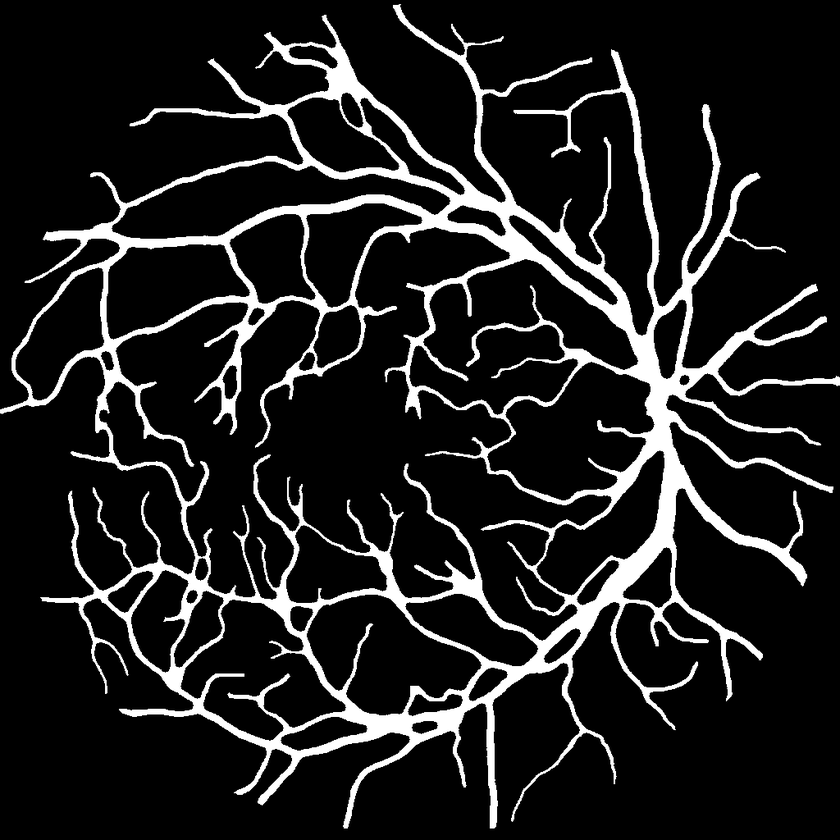
#> input picture outputs/vessel_mask.png, 840 x 840 px, shrunk from 1024 x 1024 before the run
$ python skeletonize_vessels.py --input ../outputs/vessel_mask.png
#> lines starting #> are read from the running program, lines starting #| are printed output that depends on the picture; after the words box and inside, x2 and y2 are one past the last pixel; in counts of white or black regions, pixels touching at a corner belong together
'''
Create a 1-pixel-wide medial-axis skeleton from a filled vessel image.

Pipeline:
1) Load image with skimage.io.imread and convert to grayscale if needed.
2) Create a FILLED vessel mask using Otsu or adaptive thresholding.
3) Morphological cleanup: remove small objects, fill small holes, optional closing.
4) Skeletonization: use skimage.morphology.skeletonize on boolean mask.
5) Post-checks: ensure skeleton pixels are inside vessel mask and detect 2x2 thick blocks.
6) Save `vessel_mask.png`, `skeleton.png`, and `overlay.png`.

Usage:
    python src/skeletonize_vessels.py --input path/to/image.png --outdir outputs

Requirements: numpy, scikit-image
'''
import argparse
import os
import numpy as np
from skimage import io, color, img_as_float, img_as_ubyte
from skimage.filters import threshold_otsu, threshold_local
from skimage.morphology import remove_small_objects, remove_small_holes, binary_closing, disk, square, skeletonize, erosion


def load_image(path):
    img = io.imread(path)
    if img.ndim == 3:
        img = color.rgb2gray(img)
    img = img_as_float(img)
    return img


def make_filled_mask(img, method="otsu", block_size=35, offset=0.0):
    '''
    Create a filled boolean vessel mask (True = vessel interior).
    method: 'otsu' or 'adaptive'
    block_size, offset: used only for adaptive thresholding
    '''
    if method == "otsu":
        thr = threshold_otsu(img)
        mask = img >= thr
    else:
        thr = threshold_local(img, block_size=block_size, offset=offset)
        mask = img >= thr
    return mask.astype(bool)


def morphological_cleanup(mask, min_size=150, hole_size=150, closing_radius=5):
    '''
    Remove small objects, fill small holes, and optionally close small gaps.
    After this step the vessels should be solid, filled regions.
    '''
    cleaned = remove_small_objects(mask, min_size=min_size)
    cleaned = remove_small_holes(cleaned, area_threshold=hole_size)
    if closing_radius and closing_radius > 0:
        selem = disk(closing_radius)
        cleaned = binary_closing(cleaned, selem)
    # Ensure boolean
    return cleaned.astype(bool)


def enforce_single_pixel_width(skel):
    '''
    Remove pixels from 2x2 blocks to enforce strict 1-pixel-wide skeleton.
    Detects 2x2 all-True blocks and removes pixels to break the block
    while preserving connectivity.
    '''
    result = skel.copy()
    height, width = skel.shape

    # Scan for 2x2 blocks and break them
    changed = True
    iterations = 0
    max_iterations = 10

    while changed and iterations < max_iterations:
        changed = False
        iterations += 1

        # Detect 2x2 blocks
        if height > 1 and width > 1:
            a = result[:-1, :-1] & result[1:, :-1] & result[:-1, 1:] & result[1:, 1:]
            if np.any(a):
                changed = True
                # For each 2x2 block, remove the lower-right pixel
                to_remove = np.zeros_like(result, dtype=bool)
                for i in range(height - 1):
                    for j in range(width - 1):
                        if a[i, j]:
                            to_remove[i+1, j+1] = True
                result = result & (~to_remove)

    return result.astype(bool)


def compute_skeleton(vessel_mask):
    '''
    Skeletonize a filled boolean vessel mask using skimage.morphology.skeletonize.
    Input must be boolean; output is boolean skeleton with single-pixel-wide centerlines.
    Then enforce strict 1-pixel width by removing 2x2 blocks.
    '''
    skel = skeletonize(vessel_mask)
    skel = enforce_single_pixel_width(skel)
    return skel.astype(bool)


def check_skeleton(skel, vessel_mask):
    '''
    Run sanity checks on skeleton.
    - Ensure skeleton pixels lie inside vessel_mask.
    - Detect any 2x2 blocks of True in the skeleton (indicates >1-pixel-thick areas).
    Returns a dict of checks and boolean pass/fail.
    '''
    issues = {}
    # Check skeleton is subset of vessel_mask
    outside = np.any(skel & (~vessel_mask))
    issues['skeleton_outside_vessel'] = bool(outside)

    # Detect any 2x2 all-True blocks (a simple test for >1-pixel-wide chunks)
    if skel.size == 0:
        issues['two_by_two_blocks'] = False
    else:
        a = skel[:-1, :-1] & skel[1:, :-1] & skel[:-1, 1:] & skel[1:, 1:]
        issues['two_by_two_blocks'] = bool(np.any(a))

    # Quick thickness check via 3x3 erosion: if any pixel remains after erosion,
    # that indicates there exist 3x3 full-True neighborhoods (rare) — keep as extra info.
    eroded = erosion(skel, square(3))
    issues['has_3x3_all_true'] = bool(np.any(eroded))

    # Count skeleton pixels
    issues['skeleton_pixel_count'] = int(np.count_nonzero(skel))
    return issues


def make_overlay(original_img, skel):
    '''
    Create an RGB overlay showing skeleton in red over the original grayscale image.
    original_img expected float [0,1] grayscale.
    '''
    if original_img.ndim == 2:
        gray = np.clip(original_img, 0.0, 1.0)
        rgb = np.dstack([gray, gray, gray])
    else:
        rgb = original_img.copy()
        if rgb.dtype != float:
            rgb = img_as_float(rgb)

    # Paint skeleton pixels red (R=1,G=0,B=0)
    overlay = rgb.copy()
    overlay[skel, 0] = 1.0
    overlay[skel, 1] = 0.0
    overlay[skel, 2] = 0.0
    return np.clip(overlay, 0.0, 1.0)


def save_binary_image(path, arr_bool):
    # Save boolean as 0/255 uint8 image
    img = (arr_bool.astype(np.uint8) * 255)
    io.imsave(path, img)


def main():
    parser = argparse.ArgumentParser(description="Create 1-pixel-wide skeleton from filled vessel image")
    parser.add_argument("--input", required=True, help="Path to input image (black background, white vessels)")
    parser.add_argument("--outdir", default=".", help="Directory to write outputs")
    parser.add_argument("--threshold", choices=['otsu', 'adaptive'], default='otsu')
    parser.add_argument("--min_size", type=int, default=150, help="Min size to keep objects (pixels)")
    parser.add_argument("--hole_size", type=int, default=150, help="Max hole area to fill (pixels)")
    parser.add_argument("--closing_radius", type=int, default=5, help="Disk radius for closing (0 to skip)")
    args = parser.parse_args()

    os.makedirs(args.outdir, exist_ok=True)

    img = load_image(args.input)
#> in load_image, img is the input picture: shape (840, 840); min 0, max 255, mean 31.9

    vessel_mask = make_filled_mask(img, method=args.threshold)
#> in make_filled_mask, `thr = threshold_otsu(img)`: thr = 0.479
#> in make_filled_mask, `mask = img >= thr`: mask: shape (840, 840) bool; 12.6% white; 1 white region, box (x1, y1, x2, y2) and area: (0, 4, 840, 829) 88809
    vessel_mask = morphological_cleanup(vessel_mask, min_size=args.min_size, hole_size=args.hole_size,
                                        closing_radius=args.closing_radius)
#> in morphological_cleanup, `cleaned = remove_small_holes(cleaned, area_threshold=hole_size)`: cleaned: shape (840, 840) bool; 12.6% white; 1 white region, box (x1, y1, x2, y2) and area: (0, 4, 840, 829) 88994
#> in morphological_cleanup, `cleaned = binary_closing(cleaned, selem)`:
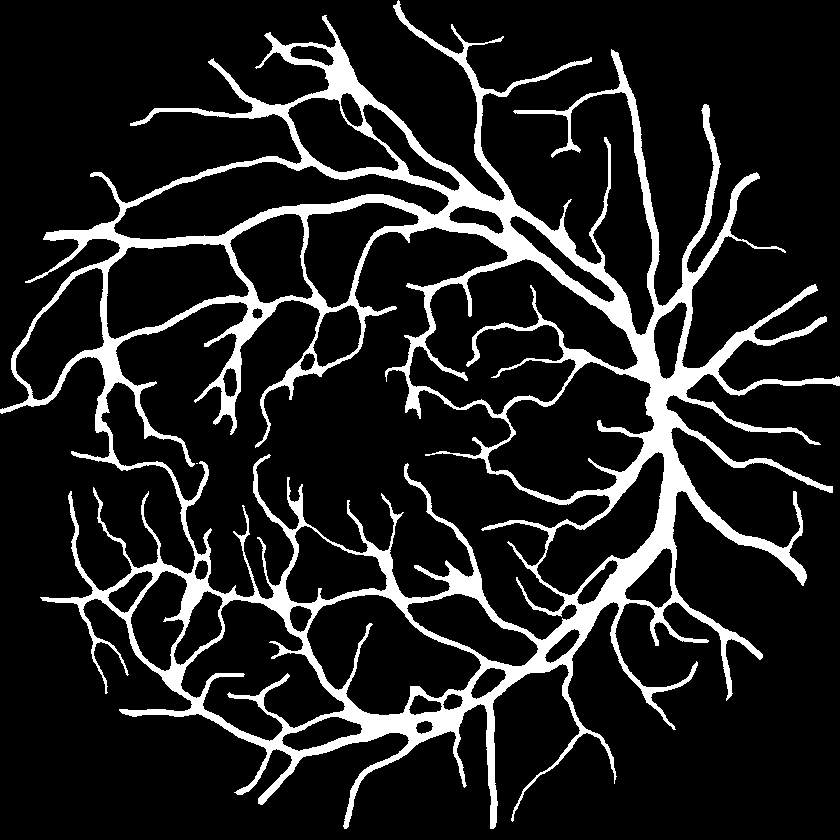
#> cleaned: shape (840, 840) bool; 13.1% white; 2 white regions (1 under 20 px), largest, box (x1, y1, x2, y2) and area: (0, 0, 840, 829) 92129

    skeleton = compute_skeleton(vessel_mask)
#> in compute_skeleton, `skel = skeletonize(vessel_mask)`:
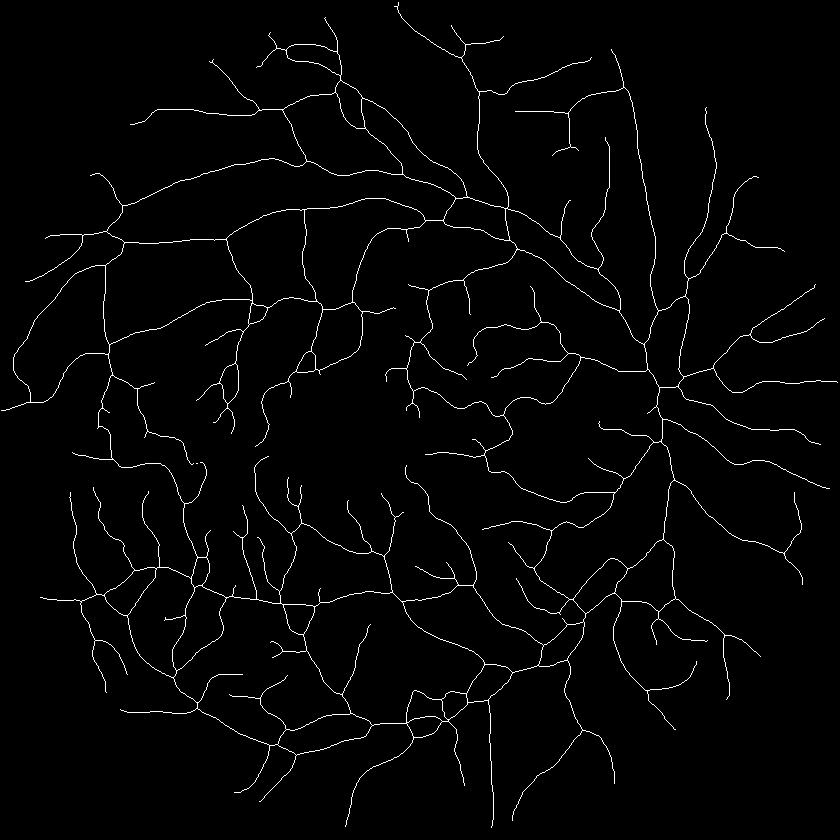
#> skel: shape (840, 840) bool; 1.9% white in thin lines or dots
#> after the loop in enforce_single_pixel_width, `while changed and iterations < max_iterations:`: iterations = 1

    checks = check_skeleton(skeleton, vessel_mask)
#> in check_skeleton, `outside = np.any(skel & (~vessel_mask))`: outside = False
#> in check_skeleton, `eroded = erosion(skel, square(3))`: eroded: shape (840, 840) bool; every value is 0
#> checks = {'skeleton_outside_vessel': False, 'two_by_two_blocks': False, 'has_3x3_all_true': False, 'skeleton_pixel_count': 13523}

    # Save outputs
    vessel_path = os.path.join(args.outdir, 'vessel_mask.png')
    skeleton_path = os.path.join(args.outdir, 'skeleton.png')
    overlay_path = os.path.join(args.outdir, 'overlay.png')

    save_binary_image(vessel_path, vessel_mask)
    save_binary_image(skeleton_path, skeleton)
#> in save_binary_image (call 2), `img = (arr_bool.astype(np.uint8) * 255)`: img: shape (840, 840); 1.9% white in thin lines or dots

    overlay = make_overlay(img, skeleton)
#> in make_overlay, `overlay[skel, 1] = 0.0`:
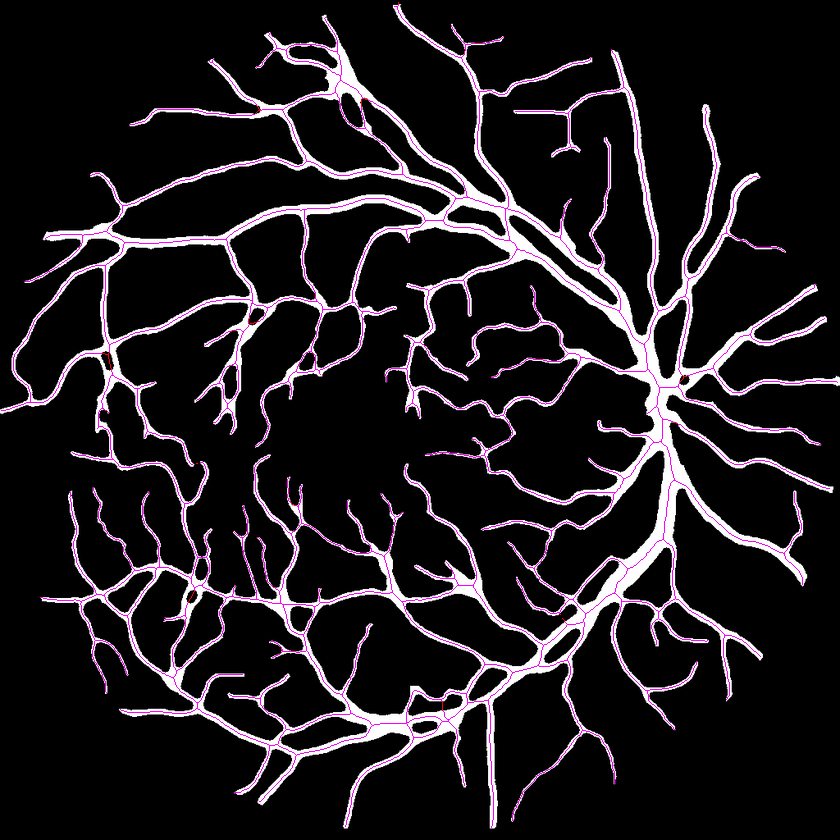
#> overlay: shape (840, 840, 3) float64; mean of channels 0, 1, 2 0.125, 0.106, 0.125; drawn as R, G, B
#> in make_overlay, `overlay[skel, 2] = 0.0`:
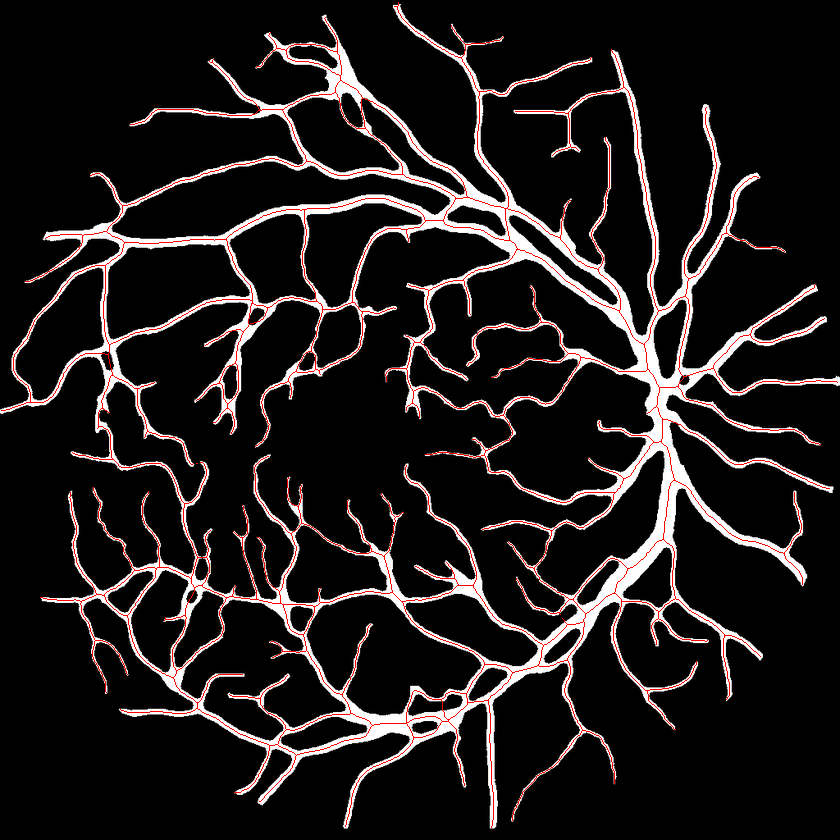
#> overlay: shape (840, 840, 3) float64; mean of channels 0, 1, 2 0.125, 0.106, 0.106; drawn as R, G, B
    io.imsave(overlay_path, img_as_ubyte(overlay))

    # Print concise report
    print('Saved:', vessel_path)
    print('Saved:', skeleton_path)
    print('Saved:', overlay_path)
    print('\nSkeleton sanity checks:')
    print(f"- Skeleton pixels: {checks['skeleton_pixel_count']}")
#| - Skeleton pixels: 13523
    if checks['skeleton_outside_vessel']:
        print("- WARNING: Skeleton has pixels outside the vessel mask (this should not happen).")
    else:
        print("- OK: Skeleton pixels lie inside the vessel mask.")

    if checks['two_by_two_blocks']:
        print("- WARNING: Detected 2x2 blocks in skeleton (possible >1-pixel-wide segments).")
    else:
        print("- OK: No 2x2 thick blocks detected in skeleton.")

    if checks['has_3x3_all_true']:
        print("- NOTE: Some 3x3 all-true neighborhoods exist in the skeleton (rare).")

    print('\nIf the skeleton looks like outlines or parallel lines, ensure the input to skeletonize is a FILLED binary mask.')


if __name__ == '__main__':
    main()
